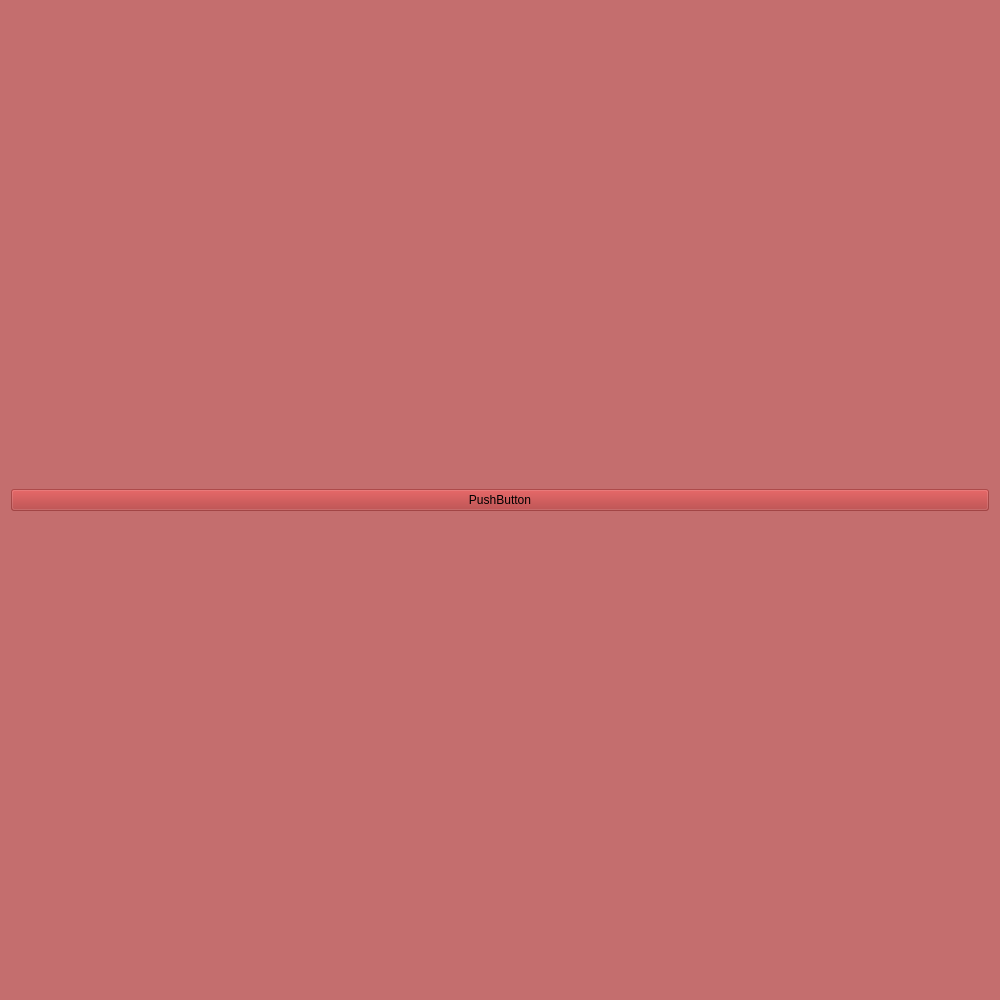
<?xml version="1.0" encoding="UTF-8"?>
<ui version="4.0">
 <class>LevelCanvas</class>
 <widget class="QWidget" name="LevelCanvas">
  <property name="enabled">
   <bool>true</bool>
  </property>
  <property name="geometry">
   <rect>
    <x>0</x>
    <y>0</y>
    <width>1000</width>
    <height>1000</height>
   </rect>
  </property>
  <property name="minimumSize">
   <size>
    <width>1000</width>
    <height>1000</height>
   </size>
  </property>
  <property name="mouseTracking">
   <bool>true</bool>
  </property>
  <property name="windowTitle">
   <string>Widget</string>
  </property>
  <property name="toolTip">
   <string>hey</string>
  </property>
  <property name="autoFillBackground">
   <bool>false</bool>
  </property>
  <property name="styleSheet">
   <string notr="true">background-color: rgba(170, 46, 46, 115);
border-color: rgb(51, 209, 122);</string>
  </property>
  <layout class="QHBoxLayout" name="horizontalLayout">
   <item>
    <layout class="QVBoxLayout" name="verticalLayout">
     <item>
      <widget class="QPushButton" name="pushButton">
       <property name="text">
        <string>PushButton</string>
       </property>
      </widget>
     </item>
    </layout>
   </item>
  </layout>
 </widget>
 <resources/>
 <connections/>
</ui>
